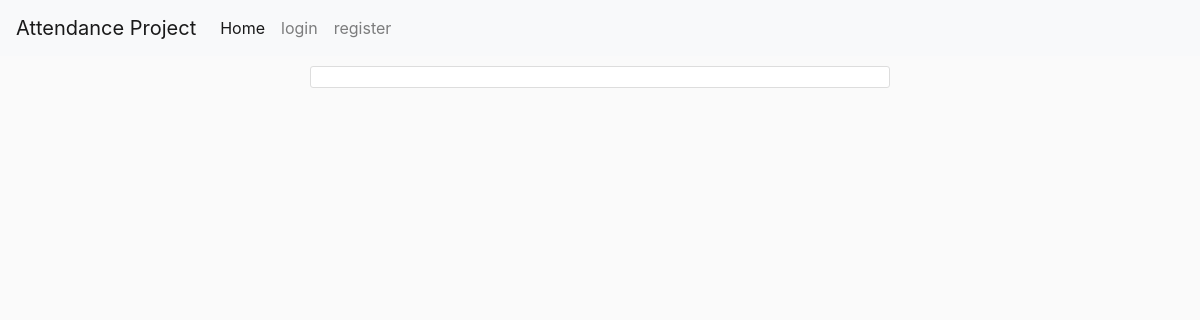
Before: / with the older database file.
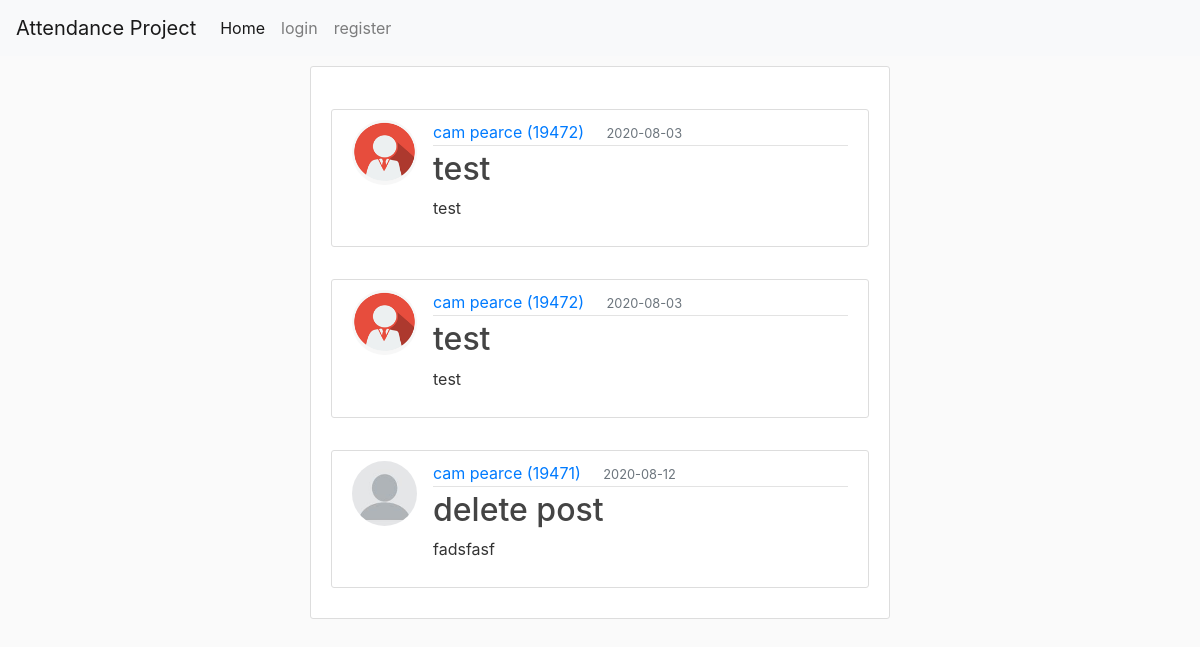
After: the same page with the newer database file.
### attendance/models.py (models this page shows, shortened)
class Post(db.Model):
    id = db.Column(db.Integer, primary_key=True)
    title = db.Column(db.String(20), nullable=False)
    date_posted = db.Column(db.DateTime, nullable=False, default=datetime.utcnow)
    content = db.Column(db.Text, nullable=False)
    user_id = db.Column(db.Integer, db.ForeignKey('user.id'), nullable=False)

class User(UserMixin ,db.Model):
    id = db.Column(db.Integer, primary_key=True)
    fname = db.Column(db.String(20), nullable=True)
    lname = db.Column(db.String(20), nullable=True)
    student_id = db.Column(db.String(20), unique=True, nullable=False)
    email = db.Column(db.String(120), unique=True, nullable=False)
    image_file = db.Column(db.String(20), nullable=False, default='default.jpg')
    password = db.Column(db.String(60), nullable=False)
    posts = db.relationship('Post', backref='author', lazy=True)

### attendance/routes.py (the view)
@app.route('/', methods=["GET", "POST"])
def home():
    posts = Post.query.all()
    return render_template('home.html', posts=posts)

### attendance/templates/home.html (shortened to what this page needs)
{%extends "layout.html"%}
{% block content %}
<body>
    <div class="container">
        <div class="content-section">
            {% for post in posts %}
            <article class="media content-section">
                <img class="rounded-circle article-img" src="{{ url_for('static', filename='profile_pics/' + post.author.image_file) }}" alt="">
                <div class="media-body">
                <div class="article-metadata">
                    <a class="mr-2" href="#">{{ post.author.fname }} {{ post.author.lname}} ({{ post.author.student_id }})</a>
                    <small class="text-muted">{{ post.date_posted.strftime('%Y-%m-%d') }}</small>
                </div>
                <h2><a class="article-title" href="{{url_for('post', post_id=post.id )}}">{{ post.title }}</a></h2>
                <p class="article-content">{{ post.content }}</p>
                </div>
                </article>
            {% endfor %}
        </div>
    </div>
</body>
{% endblock %}

### attendance/templates/layout.html (shortened to what this page needs)
<!DOCTYPE html>
<html>
<head>
    <link rel="stylesheet" href="{{ url_for('static', filename='css/bootstrap.min.css') }}" rel="stylesheet" media="screen">
    <link rel="stylesheet" href="https://maxcdn.bootstraprapcdn.com/bootstrap/4.0.0/css/bootstrap.min.css">
    <link rel="stylesheet" href="{{ url_for('static', filename='css/style.css') }}">
</head>
<body>
    <div id="wrapper">
        {%include "navigation.html" %}
        {%block content%}{%endblock%}
        <br>
    </div>
</body>
</html>

### attendance/templates/navigation.html (shortened to what this page needs)
<nav class="navbar navbar-expand-lg navbar-light bg-light">
  <a class="navbar-brand" href="#">Attendance Project</a>
  <div class="collapse navbar-collapse" id="navbarNavAltMarkup">
    <div class="navbar-nav">
      <a class="nav-item nav-link active" href="{{ url_for('home') }}">Home <span class="sr-only">(current)</span></a>
      {% if current_user.is_authenticated %}
      <a class="nav-item nav-link" href="{{ url_for('account') }}">Account</a>
      <a class="nav-item nav-link" href="{{ url_for('new_post') }}">New Post</a>
      <a class="nav-item nav-link" href="{{ url_for('view_user') }}">View users</a>
      <a class="nav-item nav-link" href="{{ url_for('logout') }}" tabindex="-1" aria-disabled="true">Logout</a>
      {% else %}
      <a class="nav-item nav-link" href="{{ url_for('login') }}">login</a>
      <a class="nav-item nav-link" href="{{ url_for('register') }}">register</a>
      {% endif %}
    </div>
  </div>
</nav>

### attendance/static/css/style.css (style rules this page uses)
body { background: #fafafa; color: #333333; }
h1, h2, h3, h4, h5, h6 { color: #444444; }
.container { width: 50%; margin: auto; padding: 10px; }
small.text-muted { text-align: center; width: 50%; margin: auto; padding: 10px; }
.media { margin-top: 2rem; }
.article-title { color: #444444; }
.article-content { white-space: pre-line; }
.article-img { height: 65px; width: 65px; margin-right: 16px; }
.article-metadata { padding-bottom: 1px; margin-bottom: 4px; border-bottom: 1px solid #e3e3e3 }
.content-section { background: #ffffff; padding: 10px 20px; border: 1px solid #dddddd; border-radius: 3px; margin-bottom: 20px; }

Changed rows visible on the page:
added Post: image_file (picture), author.fname "cam", author.lname "pearce", author.student_id "19472", date_posted "2020-08-03", title "test", content "test"
added Post: image_file (picture), author.fname "cam", author.lname "pearce", author.student_id "19472", date_posted "2020-08-03", title "test", content "test"
added Post: image_file (picture), author.fname "cam", author.lname "pearce", author.student_id "19471", date_posted "2020-08-12", title "delete post", content "fadsfasf"
